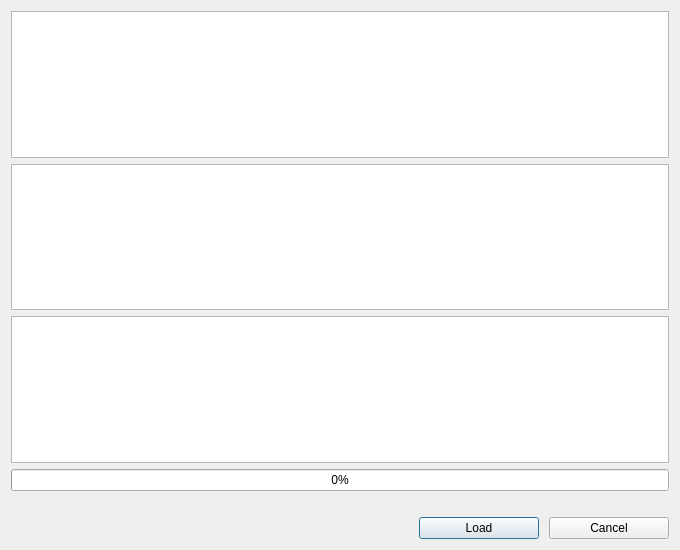
<?xml version="1.0" encoding="UTF-8"?>
<ui version="4.0">
 <class>Dialog</class>
 <widget class="QDialog" name="Dialog">
  <property name="geometry">
   <rect>
    <x>0</x>
    <y>0</y>
    <width>680</width>
    <height>550</height>
   </rect>
  </property>
  <property name="sizePolicy">
   <sizepolicy hsizetype="Fixed" vsizetype="Preferred">
    <horstretch>0</horstretch>
    <verstretch>0</verstretch>
   </sizepolicy>
  </property>
  <property name="minimumSize">
   <size>
    <width>680</width>
    <height>0</height>
   </size>
  </property>
  <property name="maximumSize">
   <size>
    <width>680</width>
    <height>16777215</height>
   </size>
  </property>
  <property name="windowTitle">
   <string>Dialog</string>
  </property>
  <layout class="QVBoxLayout" name="verticalLayout">
   <item>
    <widget class="QTableWidget" name="patientTable"/>
   </item>
   <item>
    <widget class="QTableWidget" name="studyTable"/>
   </item>
   <item>
    <widget class="QTableWidget" name="seriesTable"/>
   </item>
   <item>
    <widget class="QProgressBar" name="progressBar">
     <property name="value">
      <number>0</number>
     </property>
    </widget>
   </item>
   <item>
    <widget class="QLabel" name="progressLabel">
     <property name="text">
      <string/>
     </property>
     <property name="alignment">
      <set>Qt::AlignLeading|Qt::AlignLeft|Qt::AlignVCenter</set>
     </property>
    </widget>
   </item>
   <item>
    <layout class="QHBoxLayout" name="horizontalLayout">
     <property name="spacing">
      <number>10</number>
     </property>
     <item>
      <spacer name="horizontalSpacer">
       <property name="orientation">
        <enum>Qt::Horizontal</enum>
       </property>
       <property name="sizeHint" stdset="0">
        <size>
         <width>40</width>
         <height>20</height>
        </size>
       </property>
      </spacer>
     </item>
     <item>
      <widget class="QPushButton" name="loadBtn">
       <property name="sizePolicy">
        <sizepolicy hsizetype="Fixed" vsizetype="Preferred">
         <horstretch>0</horstretch>
         <verstretch>0</verstretch>
        </sizepolicy>
       </property>
       <property name="minimumSize">
        <size>
         <width>120</width>
         <height>0</height>
        </size>
       </property>
       <property name="maximumSize">
        <size>
         <width>120</width>
         <height>16777215</height>
        </size>
       </property>
       <property name="text">
        <string>Load</string>
       </property>
      </widget>
     </item>
     <item>
      <widget class="QPushButton" name="cancelBtn">
       <property name="sizePolicy">
        <sizepolicy hsizetype="Fixed" vsizetype="Preferred">
         <horstretch>0</horstretch>
         <verstretch>0</verstretch>
        </sizepolicy>
       </property>
       <property name="minimumSize">
        <size>
         <width>120</width>
         <height>0</height>
        </size>
       </property>
       <property name="maximumSize">
        <size>
         <width>120</width>
         <height>16777215</height>
        </size>
       </property>
       <property name="text">
        <string>Cancel</string>
       </property>
      </widget>
     </item>
    </layout>
   </item>
  </layout>
 </widget>
 <resources/>
 <connections/>
</ui>
